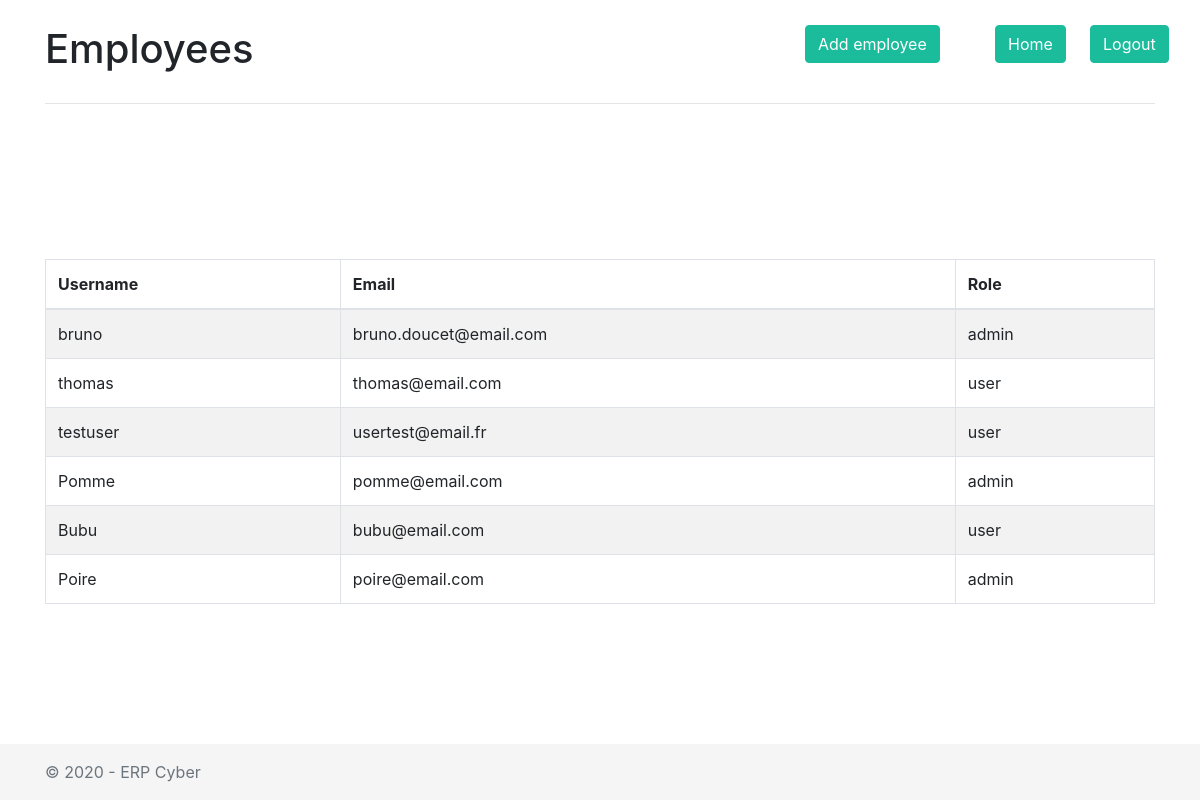
Screenshot of /view/employees.php (signed in) with the database file from the repository.
### tables this page shows
CREATE TABLE `users` (
  `id` int(11) NOT NULL,
  `username` varchar(50) NOT NULL,
  `email` varchar(50) NOT NULL,
  `password` varchar(50) DEFAULT NULL,
  `role` varchar(50) NOT NULL,
  `password_web` varchar(50) DEFAULT NULL
);

### view/employees.php (the view, shortened to what this page needs)
<!doctype html>
<?php
	$db =  new mysqli("localhost", "brubru", "hahamdp!123", "test");
	$stock_query = "SELECT * FROM users";
	$result = mysqli_query($db, $stock_query);
	while($item = $result->fetch_object()){
		$listitems[$item->id] = $item;
	}
?>
<html lang="en">
  <head>
	<link rel="stylesheet" href="https://cdn.jsdelivr.net/npm/bootstrap@4.5.3/dist/css/bootstrap.min.css">
	<link rel="stylesheet" type="text/css" href="https://cdn.datatables.net/v/bs4/dt-1.10.22/datatables.min.css"/>
	<link rel="stylesheet" type="text/css" href="../css/styles.css"/>
  </head>
  <body class="d-flex flex-column h-100">
  <main role="main" class="flex-shrink-0">
  <div class="container">
		<div class="row justify-content-center">
			<div class="col-12 title">
				<div class="row">
					<div class="col-8">
						<h1 class="title-text"> Employees </h1>
					</div>
					<div class="col-2">
						<button class="btn btn-primary" data-toggle="modal" data-target="#myModal">Add employee</button>
					</div>
					<div class="col-1">
						<button class="btn btn-primary shadow-2 mb-4" onclick="location.href='home.php'">Home</button>
					</div>
					<div class="col-1">
						<button class="btn btn-primary shadow-2 mb-4" onclick="location.href='../logout.php'">Logout</button>
					</div>
				</div>
				<hr>
			</div>
			<div class="col-12 content-stock">
				<div class="row align-items-center">
					<div class="col-12">
						<table id="employees-table" class="table table-striped table-bordered dt-responsive nowrap" style="width:100%">
							<thead>
								<tr>
									<th>Username</th>
									<th>Email</th>
									<th>Role</th>
								</tr>
							</thead>
							<tbody>
								<?php foreach ($listitems as $employee) { ?>
								<tr>
									<td> <?= $employee->username ?> </td>
									<td> <?= $employee->email ?> </td>
									<td> <?= $employee->role ?> </td>
								</tr>
								<?php } ?>
							</tbody>
						</table>
					</div>
				</div>
			</div>
		</div>
	</div>
</main>
	<footer class="footer mt-auto py-3">
  <div class="container">
	<span class="text-muted">&copy 2020 - ERP Cyber</span>
  </div>
</footer>
</body>
</html>

### css/styles.css (style rules this page uses)
.title { margin-top: 25px; margin-bottom: 25px; }
.btn-primary { background-color: #1ABC9C!important; border-color : #1ABC9C!important; }
.content-stock { margin-top: 10%; }
.footer { background-color: #f5f5f5; position: absolute; left: 0; right: 0; bottom: 0; color: #FFF; }

### rows the page displays
users: username "bruno", email "bruno.doucet@email.com", role "admin"
users: username "thomas", email "thomas@email.com", role "user"
users: username "testuser", email "usertest@email.fr", role "user"
users: username "Pomme", email "pomme@email.com", role "admin"
users: username "Bubu", email "bubu@email.com", role "user"
users: username "Poire", email "poire@email.com", role "admin"
